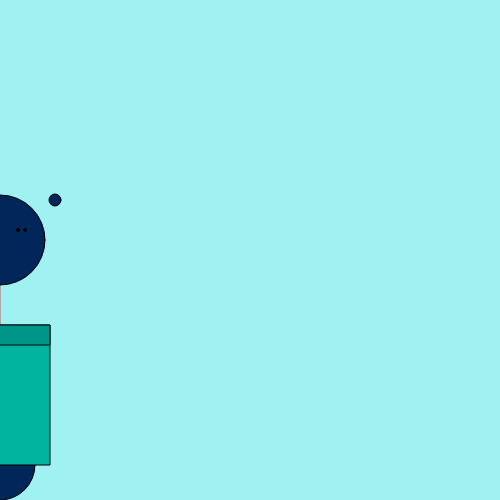
Frame 1 (no input)
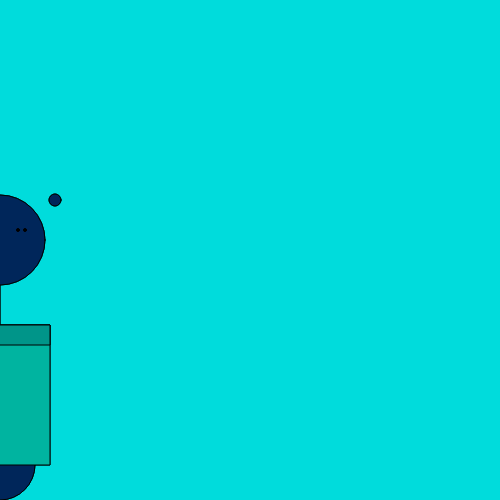
Frame 60 (no input)
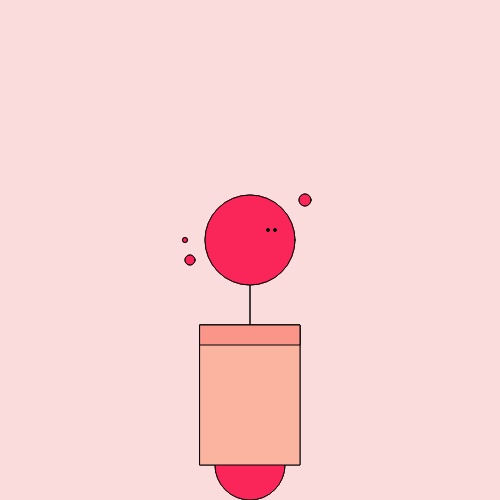
Frame 120 (the mouse pressed at the canvas centre since frame 60)

The p5.js sketch that drew these frames (run headless with seeded random() and noise() and a simulated clock; from frame 60 on, the mouse is pressed at the canvas centre):

// p5.js sketch
// ── sketch.js
function setup() {
	// define artboard size
	createCanvas(500,500);
	// Set here the values that are not changing all over the sketch
	strokeWeight(2);
	stroke(170);
}

function draw() {
	background(mouseX,220,220,95);

	//Neck
	line(mouseX, 285, mouseX, 345);
strokeWeight(1)
stroke(0,0,0)


	//Wheel
		fill(mouseX,38,90)
	ellipse(mouseX, 465, 70, 70,60);

	fill(mouseX,180,160)
rect(mouseX-50, 325, 100, 140);

fill(mouseX,149,137)
rect(mouseX-50, 325, 100, 20);

		fill(mouseX,38,90)
	ellipse(mouseX, 240, 90, 90);

	fill(mouseX,38,90)
ellipse(mouseX-60, 260, 10, 10);

fill(mouseX,38,90)
ellipse(mouseX-65, 240, 5, 5);

fill(mouseX,38,90)
ellipse(mouseX+55, 200, 12, 12);

//occhi neri

fill(0,0,0)
ellipse(mouseX+25, 230, 3, 3);

fill(0,0,0)
ellipse(mouseX+18, 230, 3, 3);



}
